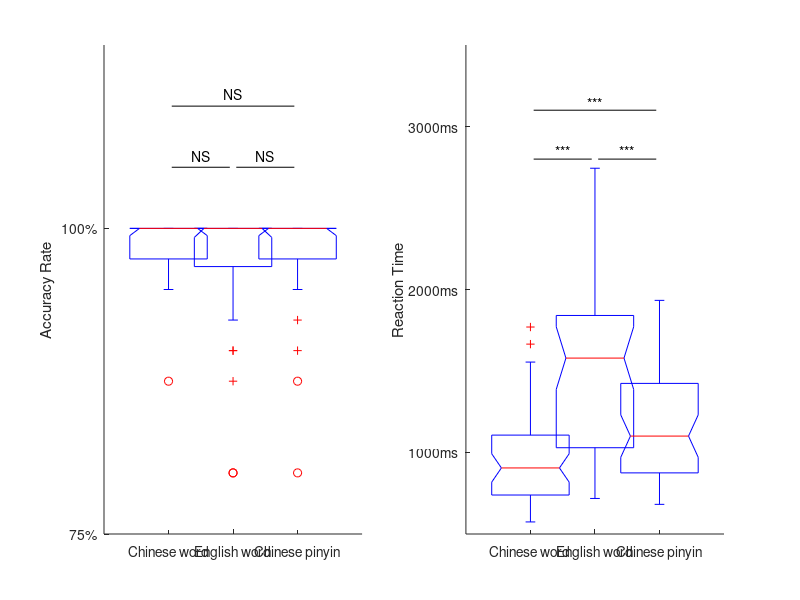

The MATLAB source for this figure:
clear
clc

load('S1_2_RT.mat');%variable name:meanRT_exp3
meanRT_exp3 = meanRT_exp3(1:44,:);
load('S1_1_ACC.mat');%variable name:meanRB_exp3
meanRB_exp3 = meanRB_exp3(1:44,:);

myc = [155 126 184;174 192 50;219 112 147]/255;% color set

subplot(121)
boxplot(meanRB_exp3,'widths',0.6,'notch','on','colors',colormap(myc));box off;
set(gca,'ylim',[0.75,1.15]);box off;
set(gca,'ytick',[0.75:0.25:1]);
set(gca,'yticklabel',{'75%';'100%'});
set(gca,'xticklabel',{'Chinese word','English word ','Chinese pinyin'});
set(gca,'xticklabelrotation',25);
ylabel('Accuracy Rate');
hold on;
% [h1,p1]=ttest2(meanRB_exp3(:,1),meanRB_exp3(:,2));
% [h2,p2]=ttest2(meanRB_exp3(:,1),meanRB_exp3(:,3));
% [h3,p3]=ttest2(meanRB_exp3(:,2),meanRB_exp3(:,3));
plot([1+0.05,2-0.05],[1.05,1.05],'k');%1vs2
text(1.5,1.06,'NS','HorizontalAlignment','center');
plot([2+0.05,3-0.05,],[1.05,1.05],'k');%2vs3
text(2.5,1.06,'NS','HorizontalAlignment','center');
plot([1+0.05,3-0.05],[1.1,1.1],'k');%1vs3
text(2,1.11,'NS','HorizontalAlignment','center');

subplot(122)
boxplot(meanRT_exp3,'widths',0.6,'notch','on','colors',colormap(myc));box off;
set(gca,'ylim',[500,3500]);box off;
set(gca,'ytick',[0:1000:3000]);
set(gca,'yticklabel',{'0ms','1000ms','2000ms','3000ms'});
set(gca,'xticklabel',{'Chinese word','English word ','Chinese pinyin'});
set(gca,'xticklabelrotation',25);
ylabel('Reaction Time');
hold on;
% [h1,p1]=ttest2(meanRT_exp3(:,1),meanRT_exp3(:,2));
% [h2,p2]=ttest2(meanRT_exp3(:,1),meanRT_exp3(:,3));
% [h3,p3]=ttest2(meanRT_exp3(:,2),meanRT_exp3(:,3));
plot([1+0.05,2-0.05],[2800,2800],'k');%1vs2
text(1.5,2850,'***','HorizontalAlignment','center');
plot([2+0.05,3-0.05,],[2800,2800],'k');%2vs3
text(2.5,2850,'***','HorizontalAlignment','center');
plot([1+0.05,3-0.05],[3100,3100],'k');%1vs3
text(2,3150,'***','HorizontalAlignment','center');
% 8*6 inches, 300 dpi; 12 font size; 1.2 pounds of line weights